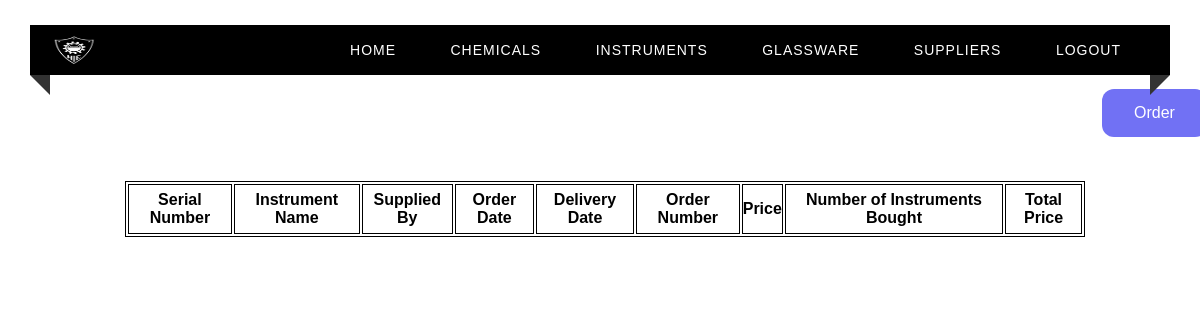
Page /viewInstrumentOrders on the earlier database version.
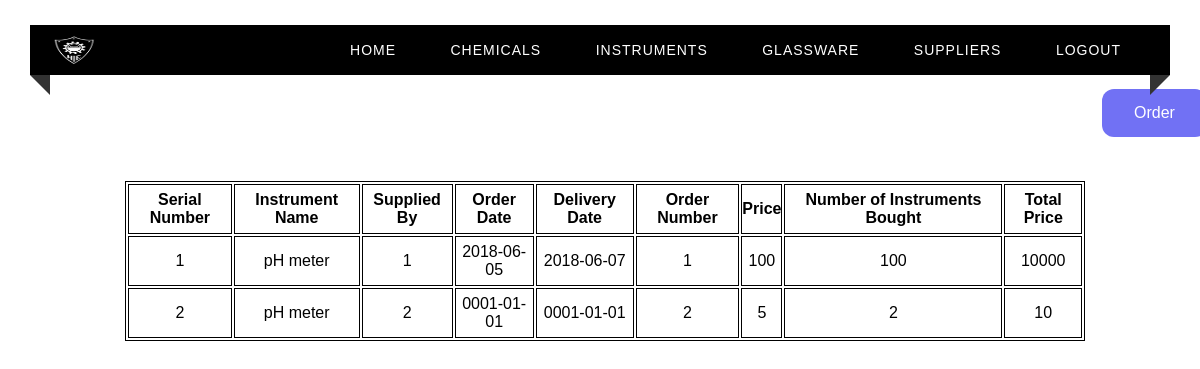
Same page on the later database version.
### tables this page shows
CREATE TABLE INST_ORDER(
    Sno INTEGER(3) UNIQUE ,
    I_name varchar(50),
    Supplied_By INTEGER,
    Order_Date Date,
    Date_of_Delivery Date,
    Price decimal(9,3),
    Order_Number INTEGER primary key,
    No_bought integer,
    Total_price decimal(9,3),
    FOREIGN KEY (Supplied_By) REFERENCES SUPPLIER(Supplier_No),
    foreign key (I_name) references INST_ORDER(Inst_Name)
);

### app.py (the view)
@app.route("/viewInstrumentOrders")
def viewInstrumentOrders() :
    c = get_db()
    cur = c.cursor()
    cur.execute("SELECT * from INST_ORDER")
    return render_template("viewInstrumentOrders.html", test=cur.fetchall())

### app.py (called while the page is built)
def get_db():
    db = getattr(g, '_database', None)
    if db is None:
        db = g._database = sqlite3.connect(DATABASE)
    return db

@app.teardown_appcontext
def close_connection(exception):
    db = getattr(g, '_database', None)
    if db is not None:
        db.close()

### templates/viewInstrumentOrders.html (shortened to what this page needs)
<html>
<head>
    <link rel="stylesheet" type="text/css" href="../static/home.css">
</head>
<body>
<div class="custom-padding">
        <nav>
            <div class="logo"><img src = "../static/nieLogo.png" width = "45px", height = "30px"></div>
            <ul class="menu-area">
                <li><a href="/home">Home</a></li>
                <li><a href="/chemicals">Chemicals</a></li>
                <li><a href="/instruments">Instruments</a></li>
                <li><a href="/glassware">Glassware</a></li>
                <li><a href="/suppliers">Suppliers</a></li>
                <li><a href="/">Logout</a></li>
            </ul>
        </nav>
        <a href="/orderInstruments" class="button">Order</a>
        <div class="tab">
          <table align="center" style="margin-left : 125px; margin-top : 50px;">
              <th>Serial Number</th>
              <th>Instrument Name </th>
              <th>Supplied By</th>
              <th>Order Date</th>
              <th>Delivery Date</th>
              <th>Order Number</th>
              <th>Price</th>
              <th>Number of Instruments Bought</th>
              <th>Total Price</th>
            {% for row in test %}
            <tr>
                <td> {{ row[0] }}</td>
                <td> {{ row[1] }}</td>
                <td> {{ row[2] }}</td>
                <td> {{ row[3] }}</td>
                <td> {{ row[4] }}</td>
                <td> {{ row[6] }}</td>
                <td> {{ row[5] }}</td>
                <td> {{ row[7] }}</td>
                <td> {{ row[8] }}</td>
            </tr>
            {% endfor %}
          </table>
        </div>
    </div>
</body>
</html>

Differences in the rows shown:
added INST_ORDER: Sno "1", I_name "pH meter", Supplied_By "1", Order_Date "2018-06-05", Date_of_Delivery "2018-06-07", Order_Number "1", Price "100", No_bought "100", Total_price "10000"
added INST_ORDER: Sno "2", I_name "pH meter", Supplied_By "2", Order_Date "0001-01-01", Date_of_Delivery "0001-01-01", Order_Number "2", Price "5", No_bought "2", Total_price "10"
